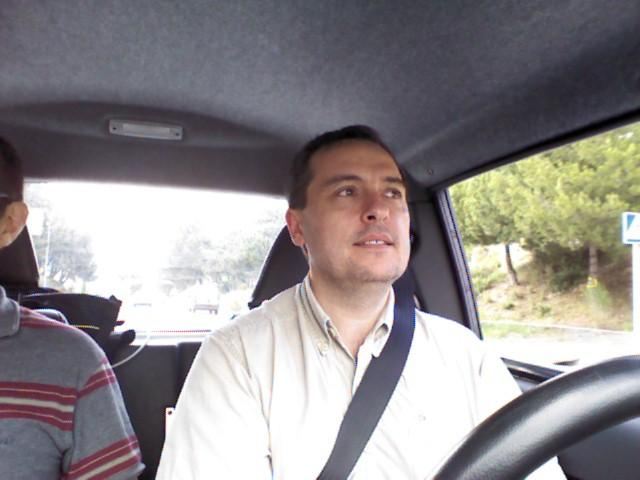
#> input picture resources/image3.jpg, 640 x 480 px, found by its file name
$ python basic_image_operation.py
#> lines starting #> are read from the running program, lines starting #| are printed output that depends on the picture; after the words box and inside, x2 and y2 are one past the last pixel; in counts of white or black regions, pixels touching at a corner belong together
import numpy as np
import cv2

img = cv2.imread('image3.jpg', cv2.IMREAD_COLOR)
#> img is the input picture: shape (480, 640, 3); mean B, G, R 139.7, 138.4, 143.3

#location of the pixel
px = img[55,55]
#> px = [121, 109, 109]

#pixel can be also filled with any color
#img[55,55] = [255,255,255]
#print(px)

#Region of Image
roi = img[100:150, 100:150]
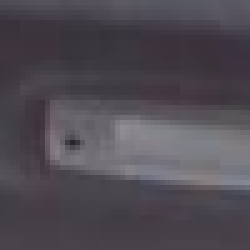
#> roi: shape (50, 50, 3) (shown 5 times larger); mean B, G, R 82.5, 75.1, 79.7

#ROI can also be filled with a specific color
img[100:150, 100:150] = [255,255,255]
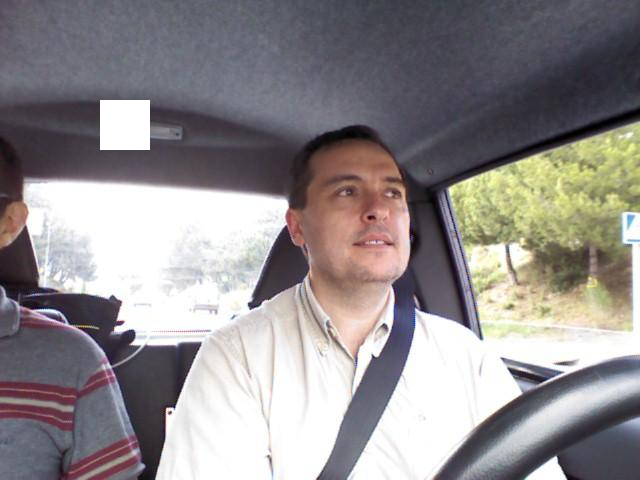
#> img: shape (480, 640, 3); 0.81% of pixels changed, all inside (x1, y1, x2, y2) = (100, 100, 150, 150)

watch_face = img[37:111, 107:194]
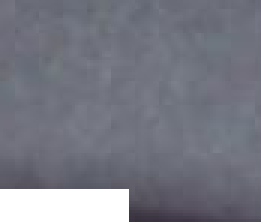
#> watch_face: shape (74, 87, 3) (shown 3 times larger); mean B, G, R 131.3, 120.4, 118.9

img[0:74,0:87] = watch_face
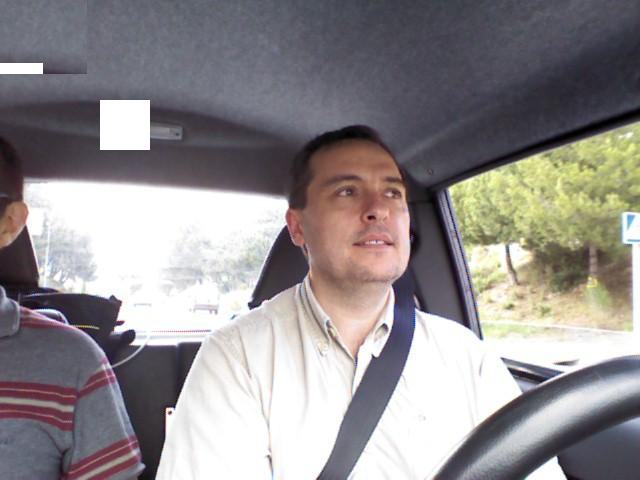
#> img: shape (480, 640, 3); 2.09% of pixels changed, all inside (x1, y1, x2, y2) = (0, 0, 87, 74)


print(roi)
#> (printed output is left out)

cv2.imshow('Modified Image',img)
cv2.waitKey(0)
cv2.destroyAllWindows()

$ run again, with resources/image1.jpg copied over resources/image3.jpg
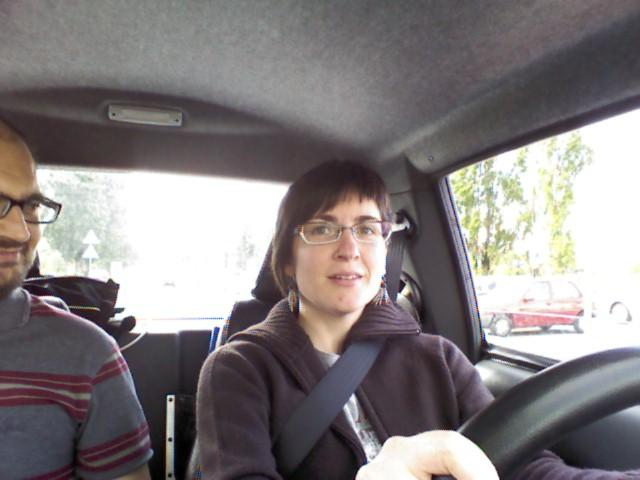
#> input picture resources/image1.jpg, 640 x 480 px, found by its file name
#> img is the input picture: shape (480, 640, 3); mean B, G, R 126.4, 125.3, 131.2
#> px = [136, 138, 138]
#> `watch_face = img[37:111, 107:194]`:
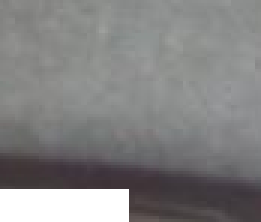
#> watch_face: shape (74, 87, 3) (shown 3 times larger); mean B, G, R 130.5, 130.4, 131.1
#> `img[0:74,0:87] = watch_face`:
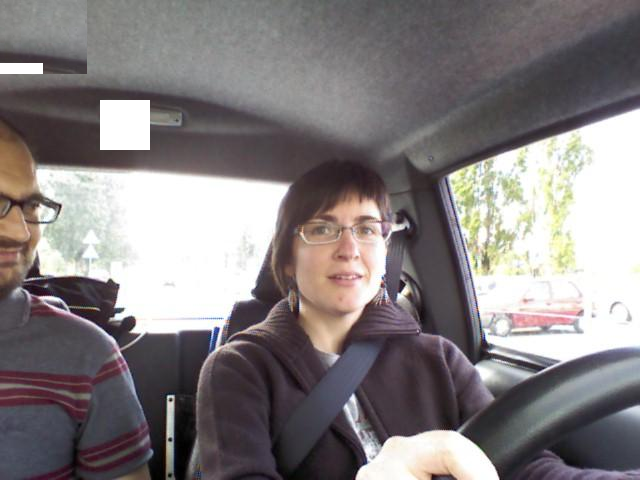
#> img: shape (480, 640, 3); mean B, G, R 127.9, 126.8, 132.6
#> (printed output is left out)

$ run again, with resources/image2.jpg copied over resources/image3.jpg
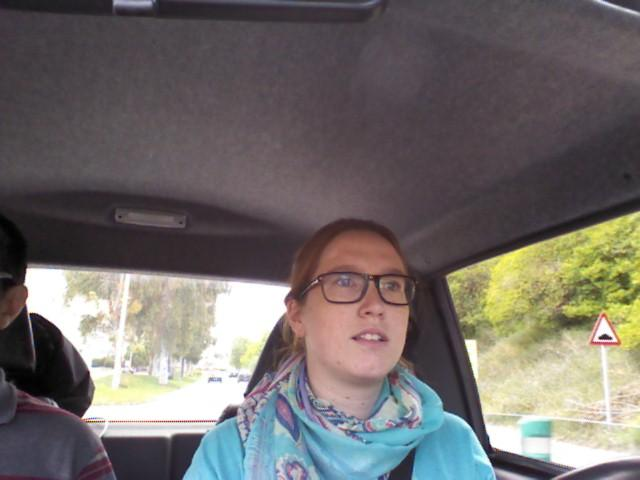
#> input picture resources/image2.jpg, 640 x 480 px, found by its file name
#> img is the input picture: shape (480, 640, 3); mean B, G, R 106, 108.5, 113.7
#> px = [65, 61, 66]
#> `watch_face = img[37:111, 107:194]`:
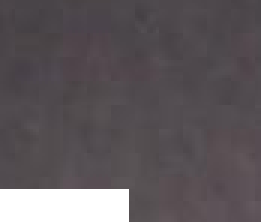
#> watch_face: shape (74, 87, 3) (shown 3 times larger); mean B, G, R 91.6, 87.8, 94.4
#> `img[0:74,0:87] = watch_face`:
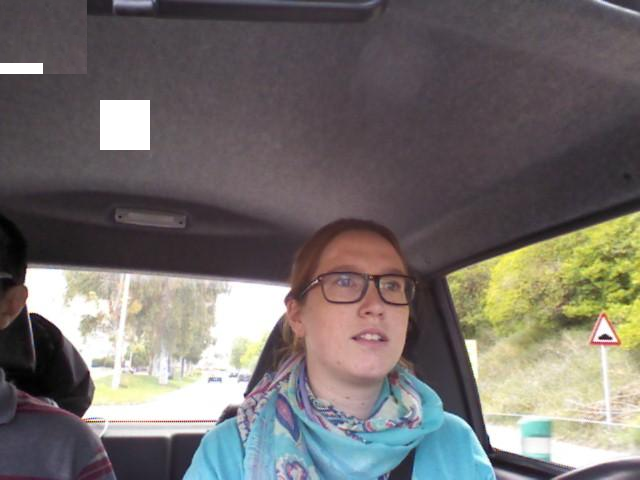
#> img: shape (480, 640, 3); mean B, G, R 108, 110.5, 115.7
#> (printed output is left out)
